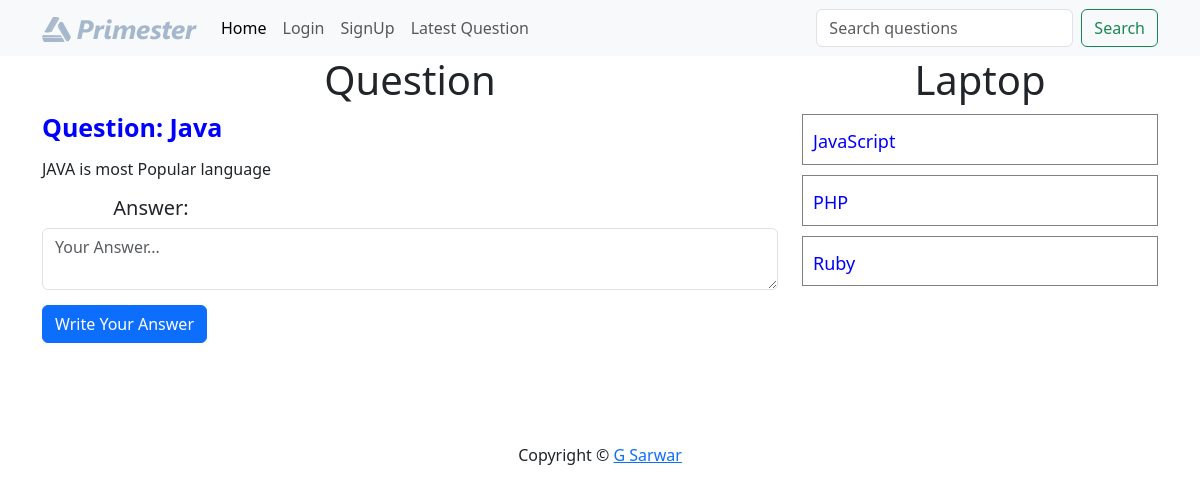
/?q-id=3, run on the app's committed database.
### tables this page shows
CREATE TABLE `questions` (
  `id` int(10) NOT NULL,
  `title` varchar(100) NOT NULL,
  `description` varchar(300) NOT NULL,
  `category_id` int(10) NOT NULL,
  `user_id` int(10) NOT NULL
);

CREATE TABLE `category` (
  `id` int(30) NOT NULL,
  `name` varchar(100) NOT NULL
);

### client/question-details.php (the view, shortened to what this page needs)
<div class="container">
    <div class="row">
        <div class="col-md-8">
        <h1 class="heading">Question</h1>
            <?php
                include("./common/db.php");
                $query = "select * from questions where id = $qid";
                $result = $conn->query($query);
                $row = $result->fetch_assoc();
                $cid = $row['category_id'];
                echo "<h4 class='margin-bottom-15 question-title'>Question: ".$row['title']."</h4>";
                echo "<p class='margin-bottom-15'>".$row['description']."</p>";
                include("answers.php");
            ?>
            <form action="./server/requests.php" method="post">
                <textarea name="answer" placeholder="Your Answer..." class="form-control margin-bottom-15"></textarea>
                <button class="btn btn-primary">Write Your Answer</button>
            </form>
        </div>
        <div class="col-md-4">
            <?php
                $categoryQuery = "select name from category where id = $cid";
                $categoryResult = $conn->query($categoryQuery);
                $categoryRow = $categoryResult->fetch_assoc();
                echo "<h1 class='heading'>".ucfirst($categoryRow['name'])."</h1>";
                $query = "select * from questions where category_id = $cid && id!=$qid";
                $result = $conn->query($query);
                foreach($result as $row){
                    $id = $row['id'];
                    $title =  $row['title'];
                    echo "<div class='row question-list'>
                        <h4><a href='?q-id=$id'>{$title}</a></h4>
                    </div>";
                }
            ?>
        </div>
    </div>
</div>

### public/style.css (style rules this page uses)
.heading { text-align: center; }
.margin-bottom-15 { margin-bottom: 15px; }
.question-list { border: 1px solid gray; margin: 10px 0; padding: 10px 10px; }
.question-list h4 { margin: 0; padding: 0; }
.question-list a { text-decoration: none; font-size: 18px; color: blue; }
.question-title { font-size: 25px; font-weight: 600; color: blue; }

### data on the page
questions: title "Java", description "JAVA is most Popular language"
category: name "Laptop"
questions: title "JavaScript"
questions: title "PHP"
questions: title "Ruby"
